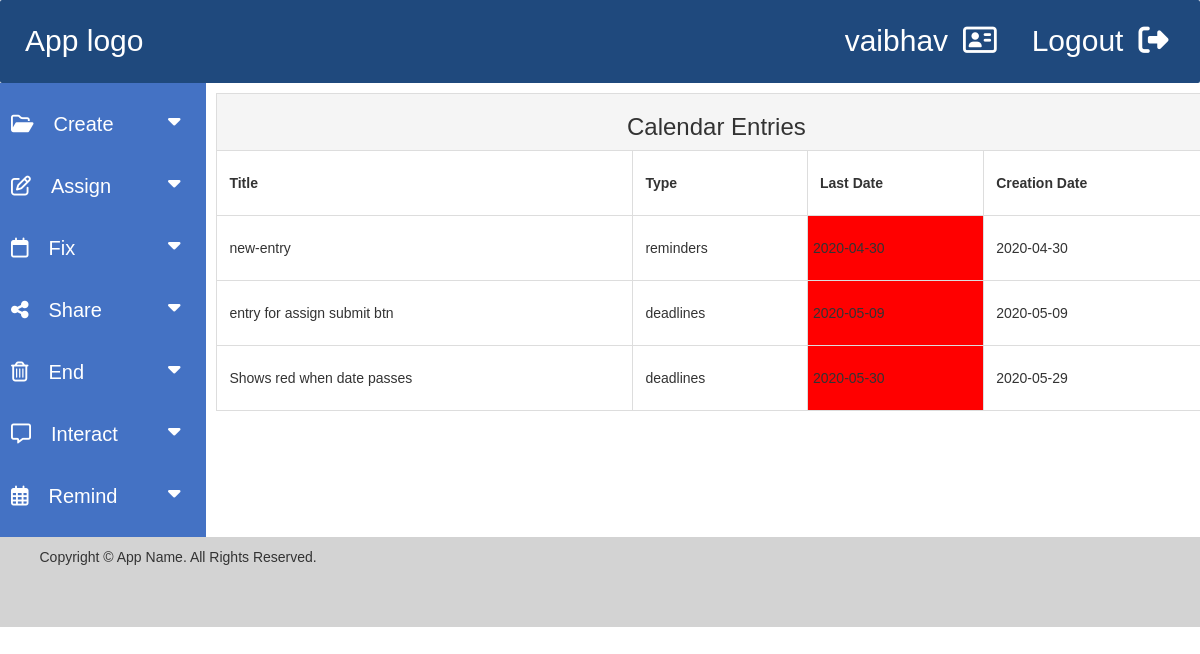
The app's page /allcalendarentries.php (signed in) with its own data.
### tables this page shows
CREATE TABLE `createcalendarentries` (
  `id` int NOT NULL,
  `calendarentryname` varchar(255) NOT NULL,
  `calendarentrytype` varchar(255) NOT NULL,
  `calendarentrylastdate` date NOT NULL,
  `calendarentrydesc` text NOT NULL,
  `calendarentrydate` date NOT NULL,
  `userid` int NOT NULL
);

### allcalendarentries.php (the view, shortened to what this page needs)
<?php
include_once 'source/db_connect.php';
$id = $_SESSION['id'];
$query = "select * from createcalendarentries where userid = $id";
$result_calendar =$conn->prepare($query);
$result_calendar->execute();
?>
<!DOCTYPE html>
<html lang="en">
<head>
  <link rel="stylesheet" href="https://maxcdn.bootstrapcdn.com/bootstrap/3.4.1/css/bootstrap.min.css">
<link rel="stylesheet" href="landingpage.css">
<link rel="stylesheet" href="https://cdnjs.cloudflare.com/ajax/libs/font-awesome/4.7.0/css/font-awesome.min.css">
<link rel="stylesheet" href="font-awesome.css">
</head>
<body>
  <div class="header">
    <a href="landingpage.php" style="margin-left: 5px;">App logo</a>
    <div id="logout">Logout<a href="logout.php"><i class="fas fa-sign-out-alt" style="margin-left: 15px;"></i></a></div>
    <div id="usertype"><?php echo $_SESSION['username'] ?><a href="#"><i class="far fa-address-card" style="margin-left: 15px;"></i></a></div>
 </div>
<div class="row">
<div class="sidenav" id="sidenav">
    <button class="dropdown-btn"><i class='far fa-folder-open' style="margin-right: 20px;"></i>Create
      <i class="fa fa-caret-down"></i>
    </button>
    <button class="dropdown-btn"><i class='far fa-edit' style="margin-right: 20px;"></i>Assign
      <i class="fa fa-caret-down"></i>
    </button>
    <button class="dropdown-btn"><i class="far fa-calendar" style="margin-right: 20px;"></i>Fix
      <i class="fa fa-caret-down"></i>
    </button>
    <button class="dropdown-btn"><i class="fas fa-share-alt" style="margin-right: 20px;"></i>Share
      <i class="fa fa-caret-down"></i>
    </button>
    <button class="dropdown-btn"><i class="far fa-trash-alt" style="margin-right: 20px;"></i>End
      <i class="fa fa-caret-down"></i>
    </button>
    <button class="dropdown-btn"><i class='far fa-comment-alt' style="margin-right: 20px;"></i>Interact
      <i class="fa fa-caret-down"></i>
    </button>
    <button class="dropdown-btn"><i class='far fa-calendar-alt' style="margin-right: 20px;"></i>Remind
      <i class="fa fa-caret-down"></i>
    </button>
  </div>
<div class="main" id="main">
 <table align="center" style="width:1000px; line-height:40px; border: 1px solid #ddd;">
      <tr>
        <th colspan="4" style="background-color: whitesmoke; text-align:center;"><h3>Calendar Entries</h3></th>
      </tr>
      <tr>
        <th style="padding:12px; border: 1px solid #ddd;">Title</th>
        <th style="padding:12px; border: 1px solid #ddd;">Type</th>
        <th style="padding:12px; border: 1px solid #ddd;">Last Date</th>
        <th style="padding:12px; border: 1px solid #ddd;">Creation Date</th>
      </tr>
      <?php
        while($rows=$result_calendar->fetch(PDO::FETCH_ASSOC)){
      ?>
        <tr>
          <td style="padding:12px; border: 1px solid #ddd;"><?php echo $rows['calendarentryname']; ?></td>
          <td style="padding:12px; border: 1px solid #ddd;"><?php echo $rows['calendarentrytype']; ?></td>
          <?php if(date("Y-m-d") > $rows['calendarentrylastdate'])
                    echo"<td style=\"padding:5px; border: 1px solid #ddd; background-color:red;\">".$rows['calendarentrylastdate']."</td>";
                else
                    echo"<td style=\"padding:5px; border: 1px solid #ddd;\">".$rows['calendarentrylastdate']."</td>";
          ?>
          <td style="padding:12px; border: 1px solid #ddd;"><?php echo $rows['calendarentrydate']; ?></td>
        </tr>
          <?php
        }
          ?>
 </table>
</div>
</div>
<div class="footer">
    <p class="copyright">Copyright © App Name. All Rights Reserved.</p>
</div>
</body>
</html>

### landingpage.css (style rules this page uses)
* { box-sizing: border-box; }
body { font-family: Arial, Helvetica, sans-serif; }
.header { background-color: #1f497d; padding: 20px; color:white; font-size: 30px; position: -webkit-sticky; position: sticky; top:0; border-radius:2px ; z-index: 100; }
.header a { color:white; }
#usertype { float: right; color: white; margin-right: 3%; }
#logout { float: right; color: white; margin-right: 1%; }
.sidenav { float: left; width: 18%; padding: 10px; height: auto; background: #4472C4; }
.main { background-color: white; float: left; width: 80%; padding: 10px; height: auto; }
.dropdown-btn { padding: 6px 8px 6px 16px; text-decoration: none; font-size: 20px; color: white; display: block; border: none; line-height: 2.5; background: none; width: 100%; text-align: left; cursor: pointer; outline: none; }
.fa-caret-down { float: right; margin-top: 12.5px; padding-right: 8px; }
.row:after { content: ""; display: table; clear: both; }
.footer { background-color: lightgrey; padding: 10px; height: 90px; }
.copyright { margin-left:2.5%; }

### records on screen
createcalendarentries: calendarentryname "new-entry", calendarentrytype "reminders", calendarentrylastdate "2020-04-30", calendarentrydate "2020-04-30"
createcalendarentries: calendarentryname "entry for assign submit btn", calendarentrytype "deadlines", calendarentrylastdate "2020-05-09", calendarentrydate "2020-05-09"
createcalendarentries: calendarentryname "Shows red when date passes", calendarentrytype "deadlines", calendarentrylastdate "2020-05-30", calendarentrydate "2020-05-29"

### other values on screen
$_SESSION['username'] "vaibhav"
